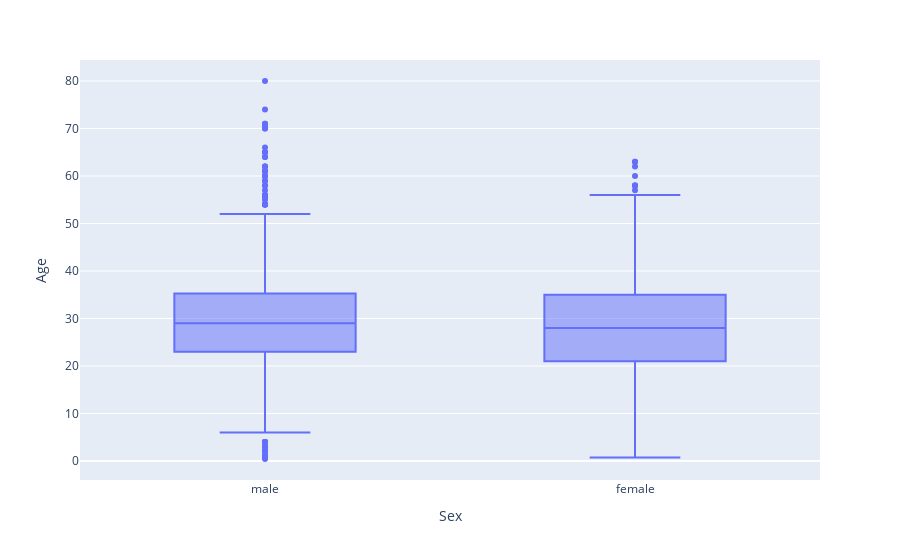

Notebook source saved alongside this figure:
### Code cell
px.box(data_frame=df,y='Age',x='Sex')

### Figure 1 — Plotly figure (JSON) as saved in the notebook; plotly's stock layout.template omitted (floating-point values rounded to 4 significant figures; data arrays with more than 128 entries replaced by an {"elided": "..."} marker saying what was removed)
{"data": [{"alignmentgroup": "True", "hovertemplate": "Sex=%{x}<br>Age=%{y}<extra></extra>", "legendgroup": "", "marker": {"color": "#636efa"}, "name": "", "notched": false, "offsetgroup": "", "orientation": "v", "showlegend": false, "type": "box", "x": {"elided": "891 str values"}, "x0": " ", "xaxis": "x", "y": {"elided": "891 float values"}, "y0": " ", "yaxis": "y"}], "layout": {"boxmode": "group", "legend": {"tracegroupgap": 0}, "margin": {"t": 60}, "xaxis": {"anchor": "y", "domain": [0, 1], "title": {"text": "Sex"}}, "yaxis": {"anchor": "x", "domain": [0, 1], "title": {"text": "Age"}}}}
